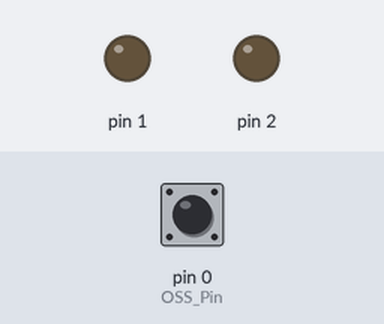
Bench run of a sketch on a simulated Arduino Uno, built with avr-gcc and run on an emulated ATmega328P. Parts: output pins drawn as LEDs (lit = HIGH). The inputs (shaded band) are chosen by the test bench; at power-on: pin 0 (OSS_Pin) LOW.

Above: at 1.2 s.
1.3 s: pin 0 (OSS_Pin) driven HIGH
At 2.2 s:
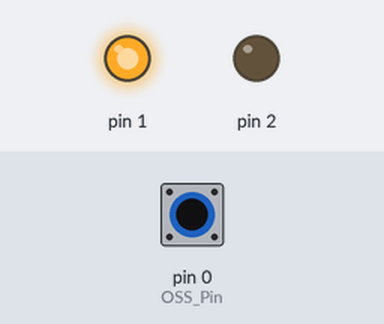
2.8 s: pin 0 (OSS_Pin) pulsed LOW 5 times (0.12 s each, 0.3 s apart)
At 5.1 s:
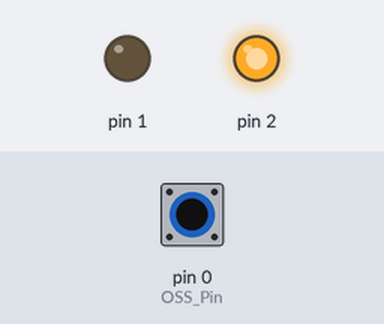
Timing chart, 0 to 6.6 s (numbered marks = the images above; inputs shaded):
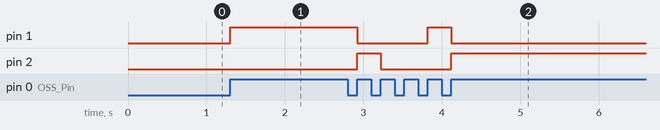

Measured:
- after the input at 1.3 s, pin 1: LOW → HIGH at once
- after the input at 2.8 s, pin 1: HIGH → LOW after 0.12 s, → HIGH 0.90 s later, → LOW 0.30 s later; pin 2: LOW → HIGH after 0.12 s, → LOW 0.30 s later, → HIGH 0.90 s later

The sketch:

main.ino
```cpp
unsigned long time;
bool OSS_High = 0;
bool readings [10];

int currentreading = 0;
bool Last_Read = 0;
int OSS_Pin = 0;
int OSS_Count = 0;

void setup() {
  pinMode(OSS_Pin,INPUT);
  pinMode(1,OUTPUT);
  pinMode(2,OUTPUT);
}

void loop() {

  read();

}

void read(){
int sumofreadings = 0;
readings[currentreading] = digitalRead(OSS_Pin);

for(int i = 0; i < 10; i++){
  sumofreadings += readings[i];
}

if(sumofreadings == 10 && OSS_High == 0 )
{
  OSS_Count++;
  OSS_High = 1;
}
else if(sumofreadings == 0 && OSS_High == 1 )
{
  OSS_High = 0;
}

if(OSS_Count > 3){
  OSS_Count = 0;
}

currentreading++;
if(currentreading > 9){
  currentreading = 0;
}

if(OSS_Count == 1){
  digitalWrite(1,HIGH);
  digitalWrite(2,LOW);
}else if(OSS_Count == 2){
  digitalWrite(1,LOW);
  digitalWrite(2,HIGH);
}else {
  digitalWrite(1,LOW);
  digitalWrite(2,LOW);
}

}

void test (){
  delay(100);
  digitalWrite(1,LOW);
  digitalWrite(2,HIGH);
  delay(100);
  digitalWrite(1,HIGH);
  digitalWrite(2,LOW);
}
```
